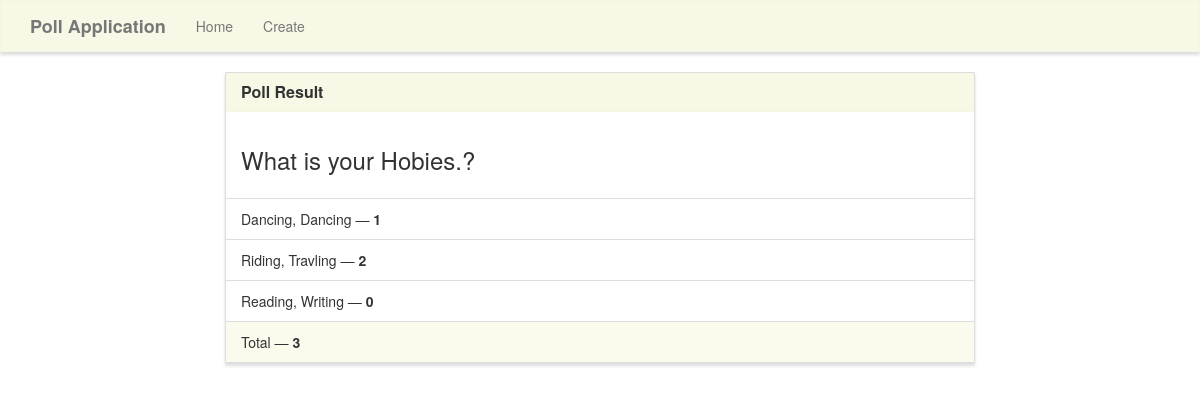
Screenshot of /results/2/ with the database file from the repository.
### poll/models.py (models this page shows)
class Poll(models.Model):
    question = models.TextField()
    option_one = models.CharField(max_length=300)
    option_two = models.CharField(max_length=300)
    option_three = models.CharField(max_length=300)
    option_one_count = models.IntegerField(default=0)
    option_two_count = models.IntegerField(default=0)
    option_three_count = models.IntegerField(default=0)

### poll/views.py (the view)
# urls.py: path('results/<poll_id>/', poll_views.results, name='results'),
def results(request, poll_id):
    poll = Poll.objects.get(pk=poll_id)
    context = {
        'poll' : poll
    }
    return render(request, 'poll/results.html', context)

### poll/templates/poll/results.html (shortened to what this page needs)
{% extends "poll/base.html" %}
{% block main %}
<div class="row">
    <div class="col-lg-8 col-lg-offset-2">
        <div class="panel panel-default">
            <div class="panel-heading">
                <h3 class="panel-title">Poll Result</h3>
            </div>
            <div class="panel-body">
                <h3>{{ poll.question }}</h3>
            </div>
<ul class="list-group">
    <li class="list-group-item mb-2">{{ poll.option_one }} — <strong>{{ poll.option_one_count }}</strong></li>
    <li class="list-group-item mb-2">{{ poll.option_two }} — <strong>{{ poll.option_two_count }}</strong></li>
    <li class="list-group-item mb-2">{{ poll.option_three }} — <strong>{{ poll.option_three_count }}</strong></li>
</ul>
            <div class="panel-footer">
                Total &mdash; <strong>{{ poll.option_one_count|add:poll.option_two_count|add:poll.option_three_count }} </strong>
            </div>
        </div>
    </div>
</div>
{% endblock %}

### poll/static/style.css (style rules this page uses)
.navbar-default, .btn, .form-control, .panel { border-radius: 0; }
.panel-default > .panel-heading { color: #333; background-color: rgba(245, 245, 220, .7); border-color: rgba(245, 245, 220, .6); border-top-left-radius: 0; border-top-right-radius: 0; }
.panel-footer { background-color: rgba(245, 245, 220, .5); border-color: rgba(245, 245, 220, .4); }
.panel { box-shadow: 0px 3px 3px 0px #ddd; }
a.navbar-brand, .panel-title { font-weight: bolder; }

### rows the page displays
Poll: question "What is your Hobies.?", option_one "Dancing, Dancing", option_one_count "1", option_two "Riding, Travling", option_two_count "2", option_three "Reading, Writing", option_three_count "0", option_one_count|add "3"
